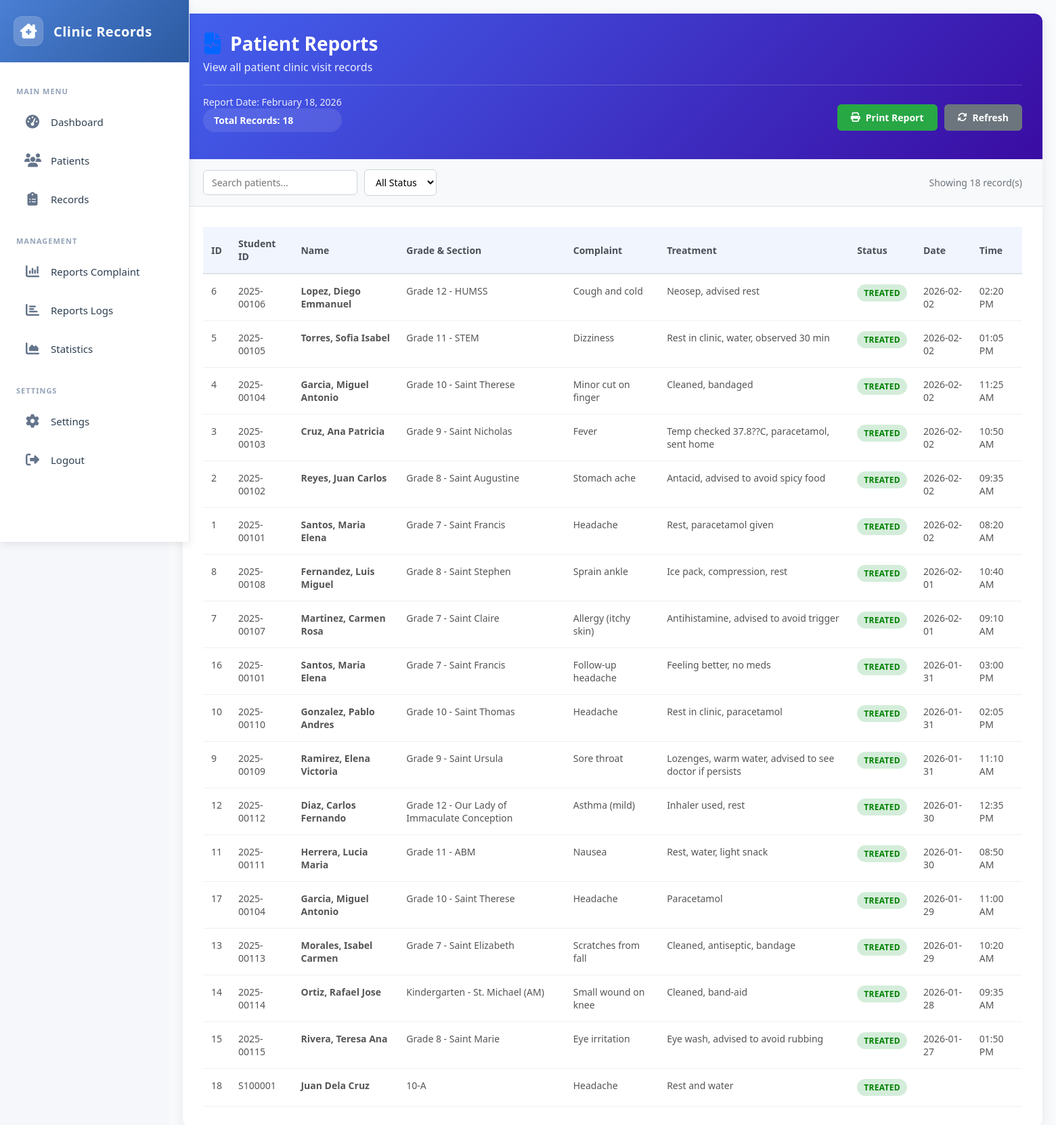
Screenshot of /clinic/pages/patientreports.php with the database file from the repository.
### tables this page shows
CREATE TABLE `clinic_records` (
  `id` int(11) NOT NULL,
  `student_id` varchar(50) NOT NULL,
  `name` varchar(100) NOT NULL,
  `grade_section` varchar(50) NOT NULL,
  `complaint` text NOT NULL,
  `treatment` text NOT NULL,
  `date` date DEFAULT NULL,
  `time` time DEFAULT NULL,
  `date_created` timestamp NOT NULL DEFAULT current_timestamp()
);

### clinic/pages/patientreports.php (the view, shortened to what this page needs)
<?php
include __DIR__ . '/../admin/includes/sidebar.php';
$sql = "SELECT * FROM clinic_records ORDER BY date DESC, time DESC";
$result = $conn->query($sql);
$total_records = $result ? $result->num_rows : 0;
$report_date = date('F d, Y');
?>
<!DOCTYPE html>
<html lang="en">
<head>
    <link rel="stylesheet" href="../assets/css/patient.css">
    <link rel="stylesheet" href="https://cdnjs.cloudflare.com/ajax/libs/font-awesome/6.4.0/css/all.min.css">
</head>
<body>
    <div class="main-content no-print">
        <div class="container">
            <div class="header">
                <h1><i class="fa fa-file-medical-alt" style="color: rgba(0, 102, 255, 1);"></i> Patient Reports</h1>
                <p>View all patient clinic visit records</p>
                <div class="header-info">
                    <div>
                        <div class="report-date">Report Date: <?php echo $report_date; ?></div>
                        <div class="total-records">Total Records: <?php echo $total_records; ?></div>
                    </div>
                    <div class="action-buttons">
                        <button class="btn btn-print" onclick="window.print()">
                            <i class="fas fa-print"></i> Print Report
                        </button>
                        <button class="btn btn-refresh" onclick="location.reload()">
                            <i class="fas fa-sync-alt"></i> Refresh
                        </button>
                    </div>
                </div>
            </div>
            <div class="table-controls">
                <div class="search-filter">
                    <input type="text" class="search-box" placeholder="Search patients..." onkeyup="searchTable()" id="searchInput">
                    <select class="filter-select" onchange="filterTable()" id="statusFilter">
                        <option value="">All Status</option>
                    </select>
                </div>
                <div class="table-info">
                    Showing <?php echo $total_records; ?> record(s)
                </div>
            </div>
            <div class="table-container">
                <?php if ($result && $result->num_rows > 0): ?>
                    <table id="patientsTable">
                        <thead>
                            <tr>
                                <th>ID</th>
                                <th>Student ID</th>
                                <th>Name</th>
                                <th>Grade & Section</th>
                                <th>Complaint</th>
                                <th>Treatment</th>
                                <th>Status</th>
                                <th>Date</th>
                                <th>Time</th>
                            </tr>
                        </thead>
                        <tbody>
                            <?php while($row = $result->fetch_assoc()): ?>
                            <tr>
                                <td><?php echo htmlspecialchars($row['id'] ?? ''); ?></td>
                                <td><?php echo htmlspecialchars($row['student_id'] ?? ''); ?></td>
                                <td><strong><?php echo htmlspecialchars($row['name'] ?? ''); ?></strong></td>
                                <td><?php echo htmlspecialchars($row['grade_section'] ?? ''); ?></td>
                                <td><?php echo htmlspecialchars($row['complaint'] ?? 'Not specified'); ?></td>
                                <td><?php echo !empty($row['treatment']) ? htmlspecialchars($row['treatment']) : '<span style="color:#999;">No treatment yet</span>'; ?></td>
                                <td>
                                    <?php if (!empty($row['treatment'])): ?>
                                        <span class="status-badge status-treated" style="color: green; font-weight: bold;">Treated</span>
                                    <?php else: ?>
                                        <span class="status-badge status-pending" style="color: orange; font-weight: bold;">Pending</span>
                                    <?php endif; ?>
                                </td>
                                <td><?php echo !empty($row['date']) ? date('Y-m-d', strtotime($row['date'])) : ''; ?></td>
                                <td><?php echo !empty($row['time']) ? date('h:i A', strtotime($row['time'])) : ''; ?></td>
                            </tr>
                            <?php endwhile; ?>
                        </tbody>
                    </table>
                <?php endif; ?>
            </div>
        </div>
    </div>
</body>
</html>

### clinic/admin/assets/css/patient.css (style rules this page uses)
* { box-sizing: border-box; margin: 0; padding: 0; font-family: 'Segoe UI', Tahoma, Geneva, Verdana, sans-serif; }
body { background-color: #f5f7fa; color: #333; }
.main-content { margin-left: 250px; padding: 20px; min-height: 100vh; }
.container { max-width: 1400px; margin: 0 auto; background: white; border-radius: 12px; box-shadow: 0 5px 20px rgba(0, 0, 0, 0.08); overflow: hidden; }
.header { background: linear-gradient(135deg, #4361ee, #3a0ca3); color: white; padding: 25px 30px; position: relative; }
.header h1 { font-size: 28px; margin-bottom: 5px; display: flex; align-items: center; gap: 12px; }
.header h1 i { font-size: 32px; }
.header p { opacity: 0.9; font-size: 16px; margin-bottom: 10px; }
.header-info { display: flex; justify-content: space-between; align-items: center; flex-wrap: wrap; gap: 20px; margin-top: 15px; padding: 15px 0; border-top: 1px solid rgba(255, 255, 255, 0.2); }
.report-date { font-size: 14px; opacity: 0.9; }
.total-records { background: rgba(255, 255, 255, 0.1); padding: 8px 16px; border-radius: 20px; font-size: 14px; font-weight: 600; }
.action-buttons { display: flex; gap: 10px; margin-top: 10px; }
.btn { padding: 10px 20px; border: none; border-radius: 6px; cursor: pointer; font-weight: 600; font-size: 14px; transition: all 0.2s; display: inline-flex; align-items: center; gap: 8px; }
.btn-print { background-color: #28a745; color: white; }
.btn-refresh { background-color: #6c757d; color: white; }
.table-controls { background: #f8f9fa; padding: 15px 30px; border-bottom: 1px solid #dee2e6; display: flex; justify-content: space-between; align-items: center; flex-wrap: wrap; gap: 15px; }
.search-filter { display: flex; align-items: center; gap: 10px; }
.search-box { padding: 8px 12px; border: 1px solid #ced4da; border-radius: 6px; font-size: 14px; min-width: 200px; }
.filter-select { padding: 8px 12px; border: 1px solid #ced4da; border-radius: 6px; font-size: 14px; background: white; }
.table-info { font-size: 14px; color: #6c757d; }
.table-container { padding: 30px; overflow-x: auto; }
table { width: 100%; border-collapse: collapse; min-width: 1200px; font-size: 14px; }
thead { background-color: #f1f5fd; position: sticky; top: 0; z-index: 10; }
th { padding: 15px 12px; text-align: left; font-weight: 600; color: #495057; border-bottom: 2px solid #dee2e6; background-color: #f1f5fd; }
td { padding: 15px 12px; border-bottom: 1px solid #eef0f3; color: #555; vertical-align: top; }
.status-badge { display: inline-block; padding: 4px 10px; border-radius: 20px; font-size: 12px; font-weight: 600; text-transform: uppercase; letter-spacing: 0.3px; }
.status-treated { background-color: #d4edda; color: #155724; }

### clinic/admin/includes/sidebar.php (style rules this page uses)
* { margin: 0; padding: 0; box-sizing: border-box; font-family: 'Segoe UI', Tahoma, Geneva, Verdana, sans-serif; }
:root { --primary-blue: #2c5aa0; --primary-blue-dark: #1c3a6e; --primary-blue-light: #4a7fd4; --accent-blue: #3498db; --hover-blue: #3b6cb0; --sidebar-bg: #ffffff; --sidebar-text: #2c3e50; --sidebar-hover: #f0f7ff; --main-bg: #f8fafc; --white: #ffffff; --border-color: #e2e8f0; --shadow: 0 4px 12px rgba(0, 0, 0, 0.08); --transition: all 0.3s cubic-bezier(0.4, 0, 0.2, 1); }
body { display: flex; min-height: 100vh; background: var(--main-bg); }
.main-content { flex: 1; margin-left: 280px; transition: margin-left 0.3s ease; padding: 0; min-height: 100vh; background: var(--main-bg); }

### rows the page displays
clinic_records: id "6", student "2025-00106", name "Lopez, Diego Emmanuel", grade_section "Grade 12 - HUMSS", complaint "Cough and cold", treatment "Neosep, advised rest", shows "TREATED", date "2026-02-02", time "02:20 PM"
clinic_records: id "5", student "2025-00105", name "Torres, Sofia Isabel", grade_section "Grade 11 - STEM", complaint "Dizziness", treatment "Rest in clinic, water, observed 30 min", shows "TREATED", date "2026-02-02", time "01:05 PM"
clinic_records: id "4", student "2025-00104", name "Garcia, Miguel Antonio", grade_section "Grade 10 - Saint Therese", complaint "Minor cut on finger", treatment "Cleaned, bandaged", shows "TREATED", date "2026-02-02", time "11:25 AM"
clinic_records: id "3", student "2025-00103", name "Cruz, Ana Patricia", grade_section "Grade 9 - Saint Nicholas", complaint "Fever", treatment "Temp checked 37.8??C, paracetamol, sent home", shows "TREATED", date "2026-02-02", time "10:50 AM"
clinic_records: id "2", student "2025-00102", name "Reyes, Juan Carlos", grade_section "Grade 8 - Saint Augustine", complaint "Stomach ache", treatment "Antacid, advised to avoid spicy food", shows "TREATED", date "2026-02-02", time "09:35 AM"
clinic_records: id "1", student "2025-00101", name "Santos, Maria Elena", grade_section "Grade 7 - Saint Francis", complaint "Headache", treatment "Rest, paracetamol given", shows "TREATED", date "2026-02-02", time "08:20 AM"
clinic_records: id "8", student "2025-00108", name "Fernandez, Luis Miguel", grade_section "Grade 8 - Saint Stephen", complaint "Sprain ankle", treatment "Ice pack, compression, rest", shows "TREATED", date "2026-02-01", time "10:40 AM"
clinic_records: id "7", student "2025-00107", name "Martinez, Carmen Rosa", grade_section "Grade 7 - Saint Claire", complaint "Allergy (itchy skin)", treatment "Antihistamine, advised to avoid trigger", shows "TREATED", date "2026-02-01", time "09:10 AM"
clinic_records: id "16", student "2025-00101", name "Santos, Maria Elena", grade_section "Grade 7 - Saint Francis", complaint "Follow-up headache", treatment "Feeling better, no meds", shows "TREATED", date "2026-01-31", time "03:00 PM"
clinic_records: id "10", student "2025-00110", name "Gonzalez, Pablo Andres", grade_section "Grade 10 - Saint Thomas", complaint "Headache", treatment "Rest in clinic, paracetamol", shows "TREATED", date "2026-01-31", time "02:05 PM"
clinic_records: id "9", student "2025-00109", name "Ramirez, Elena Victoria", grade_section "Grade 9 - Saint Ursula", complaint "Sore throat", treatment "Lozenges, warm water, advised to see doctor if persists", shows "TREATED", date "2026-01-31", time "11:10 AM"
clinic_records: id "12", student "2025-00112", name "Diaz, Carlos Fernando", grade_section "Grade 12 - Our Lady of Immaculate Conception", complaint "Asthma (mild)", treatment "Inhaler used, rest", shows "TREATED", date "2026-01-30", time "12:35 PM"
clinic_records: id "11", student "2025-00111", name "Herrera, Lucia Maria", grade_section "Grade 11 - ABM", complaint "Nausea", treatment "Rest, water, light snack", shows "TREATED", date "2026-01-30", time "08:50 AM"
clinic_records: id "17", student "2025-00104", name "Garcia, Miguel Antonio", grade_section "Grade 10 - Saint Therese", complaint "Headache", treatment "Paracetamol", shows "TREATED", date "2026-01-29", time "11:00 AM"
clinic_records: id "13", student "2025-00113", name "Morales, Isabel Carmen", grade_section "Grade 7 - Saint Elizabeth", complaint "Scratches from fall", treatment "Cleaned, antiseptic, bandage", shows "TREATED", date "2026-01-29", time "10:20 AM"
clinic_records: id "14", student "2025-00114", name "Ortiz, Rafael Jose", grade_section "Kindergarten - St. Michael (AM)", complaint "Small wound on knee", treatment "Cleaned, band-aid", shows "TREATED", date "2026-01-28", time "09:35 AM"
clinic_records: id "15", student "2025-00115", name "Rivera, Teresa Ana", grade_section "Grade 8 - Saint Marie", complaint "Eye irritation", treatment "Eye wash, advised to avoid rubbing", shows "TREATED", date "2026-01-27", time "01:50 PM"
clinic_records: id "18", student "S100001", name "Juan Dela Cruz", grade_section "10-A", complaint "Headache", treatment "Rest and water", shows "TREATED"

### other values shown
$total_records "18"
